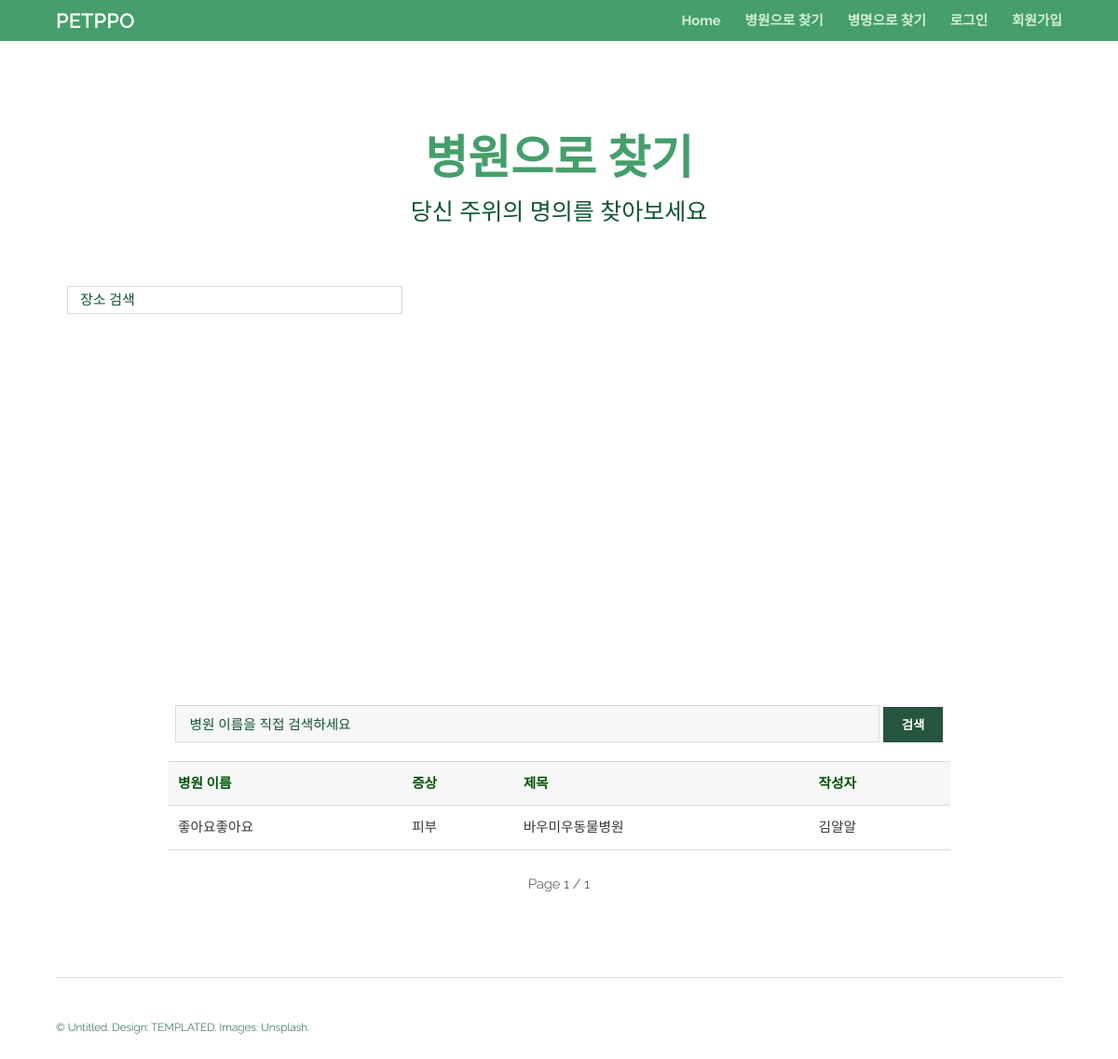
The app's page /review/search2/좋아요좋아요 with its own data.
### reviews/models.py (models this page shows)
class Contents(models.Model):
    symp = models.ForeignKey(Symptom, on_delete=models.CASCADE)
    location = models.CharField(max_length=20)
    receipt = models.FileField(blank=True, upload_to="media/photo_%Y_%m_%d")
    content = models.TextField()
    title = models.CharField(max_length=20)
    nickname = models.ForeignKey(Members, on_delete=models.CASCADE)
    writedate = models.DateTimeField(auto_now_add=True)
    recommend = models.IntegerField(default=0)
    rate = models.IntegerField()
    visitdate = models.DateTimeField()

### users/models.py (models this page shows)
class Members(models.Model):
    email = models.EmailField(primary_key=True)
    name = models.CharField(max_length=5)
    password = models.CharField(max_length=12)
    nickname = models.CharField(max_length=10)
    addr = models.ForeignKey(Address, on_delete=models.SET_NULL, null=True)
    kind = models.CharField(max_length=20, null=True)
    petage = models.IntegerField(null=True)
    petgender = models.CharField(max_length=5, null=True)
    registertime = models.DateTimeField(auto_now_add=True)

### reviews/views.py (the view)
# urls.py: path("search2/", views.searchpart, name="search"),
def search2(request, location) :
    page = request.GET.get('page', 1)
    rlist = Contents.objects.filter(location__contains = location)
    paginator = Paginator(rlist, 5)
    rlistpage = paginator.get_page(page)
    context = {"rlist": rlistpage}
    return render(request, 'search.html', context)

### reviews/templates/search.html (shortened to what this page needs)
<!DOCTYPE HTML>
<html>
	<head>
		{% load static %}
		<link rel="stylesheet" href="{% static 'assets/css/main.css' %}" />
	</head>
	<body class="subpage">
			<header id="header">
				<div class="inner">
					<a href="/welcome/" class="logo">PETPPO</a>
					<nav id="nav">
						<a href="/welcome/">Home</a>
						<a href="/review/location/">병원으로 찾기</a>
						<a href="/review/symptom/?symp_filter=전체">병명으로 찾기</a>
						{% if user.is_authenticated %}
							<a href="/review/write/">리뷰작성하기</a>
							<a href="/users/mypage/">마이페이지</a>
							<a class="nav-link" href="{% url 'common:logout' %}">{{ user.username }} (로그아웃)</a>
						{% else %}
							<a class="nav-link" href="{% url 'common:login' %}">로그인</a>
							<a href="/users/signup/">회원가입</a>
						{% endif %}
					</nav>
				</div>
			</header>
			<section id="three" class="wrapper">
				<div class="inner">
					<header class="align-center">
						<h2 style="font-weight:bold;font-size:50px;">병원으로 찾기</h2>
						<p style="font-size:25px;">당신 주위의 명의를 찾아보세요 </p>
					</header>
					<input id="pac-input" class="controls" type="text" placeholder="장소 검색">
					<div id="map"></div>
					<div id="searchfunction">
						<input id="hospitalsearch" type="text" name="keyword" placeholder="병원 이름을 직접 검색하세요">
						<button id="searchbtn" onclick="processSearch()">검색</button>
					</div>
				</div>
				<div style="margin-top:20px;">
					{% if rlist %}
					<table id="searchReview">
						<tr>
							<td><strong>병원 이름</strong></td>
							<td><strong>증상</strong></td>
							<td><strong>제목</strong></td>
							<td><strong>작성자</strong></td>
						</tr>
						{% for board in rlist %}
						<tr onclick="location.href='/review/{{board.id}}/'">
							<td>{{board.location}}</td>
							<td>{{board.symp_id}}</td>
							<td>{{board.title}}</td>
							<td>{{board.nickname.nickname}}</td>
						</tr>
						{% endfor %}
					</table><br>
					<div style="text-align:center">
						Page {{rlist.number}} / {{rlist.paginator.num_pages}}
					</div>
					{% else %}
					<script>
						alert("해당 병원의 리뷰가 아직 없습니다.");
                        location.href = "{% url 'location' %}";
					</script>
					{% endif %}
				</div>
			</section>
			<footer id="footer">
				<div class="inner">
					<div class="flex">
						<div class="copyright">
							&copy; Untitled. Design: <a href="https://templated.co">TEMPLATED</a>. Images: <a href="https://unsplash.com">Unsplash</a>.
						</div>
					</div>
				</div>
			</footer>
	</body>
</html>

### reviews/templates/search.html (style rules this page uses)
#map { width: 600px; height: 400px; margin: auto; }
html, body { height: 100%; margin: 0; padding: 0; }
#pac-input { background-color: #fff; font-family: Roboto; font-size: 15px; font-weight: 300; margin-top: 15px; margin-left: 12px; padding: 0 11px 0 13px; text-overflow: ellipsis; width: 360px; height: 30px; }
#searchReview { width:70%; margin:auto; }
#searchbtn { display:inline; background-color:#25553d; color:#ffffff !important; }
#hospitalsearch { margin-top:20px; width:70%; display:inline }
#searchfunction { margin:auto; text-align:center; }

### records on screen
Contents: location "좋아요좋아요", symp_id "피부", title "바우미우동물병원", nickname.nickname "김알알"

### other values on screen
{{ rlist.number }} "1"
{{ rlist.paginator.num_pages }} "1"
